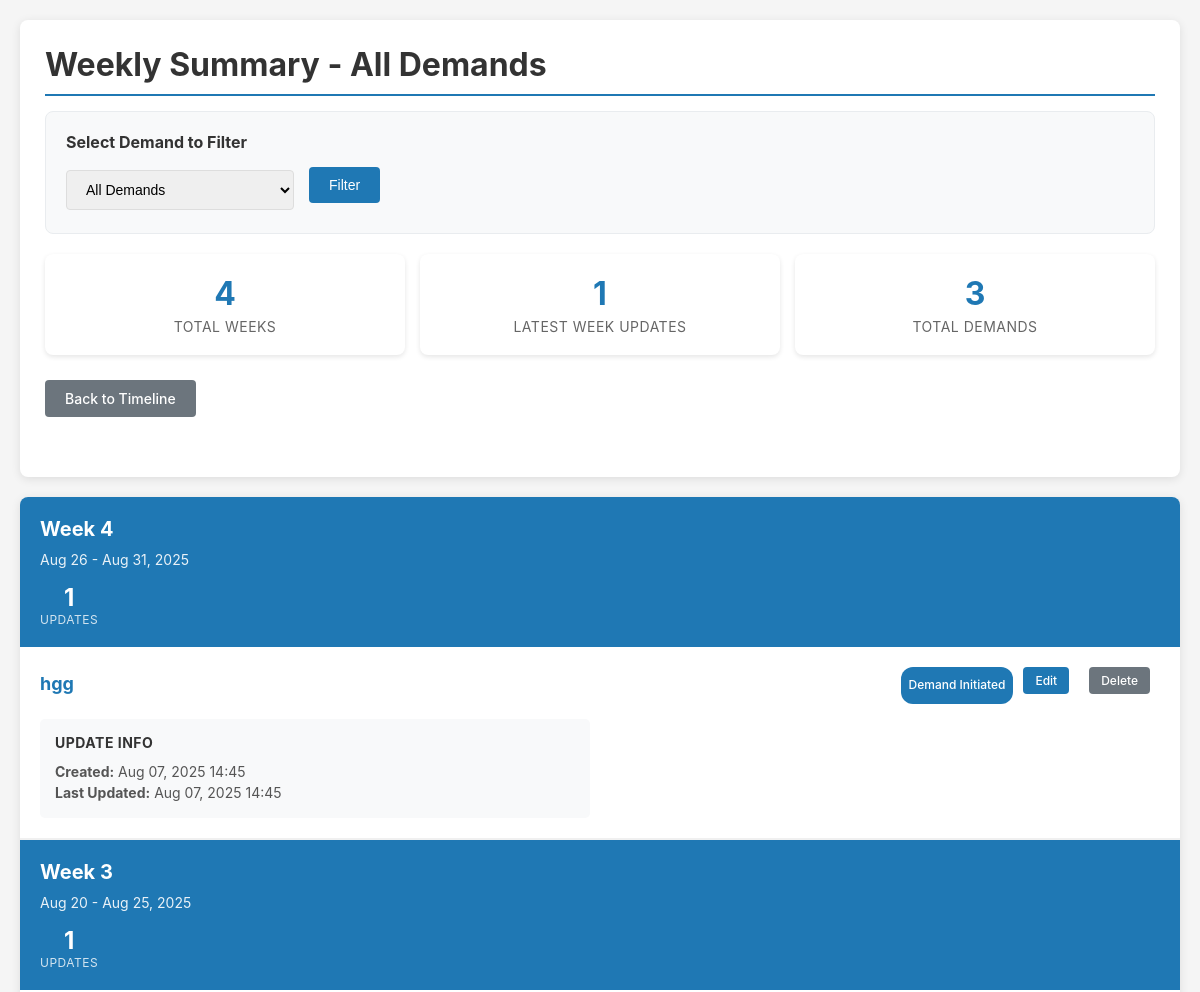
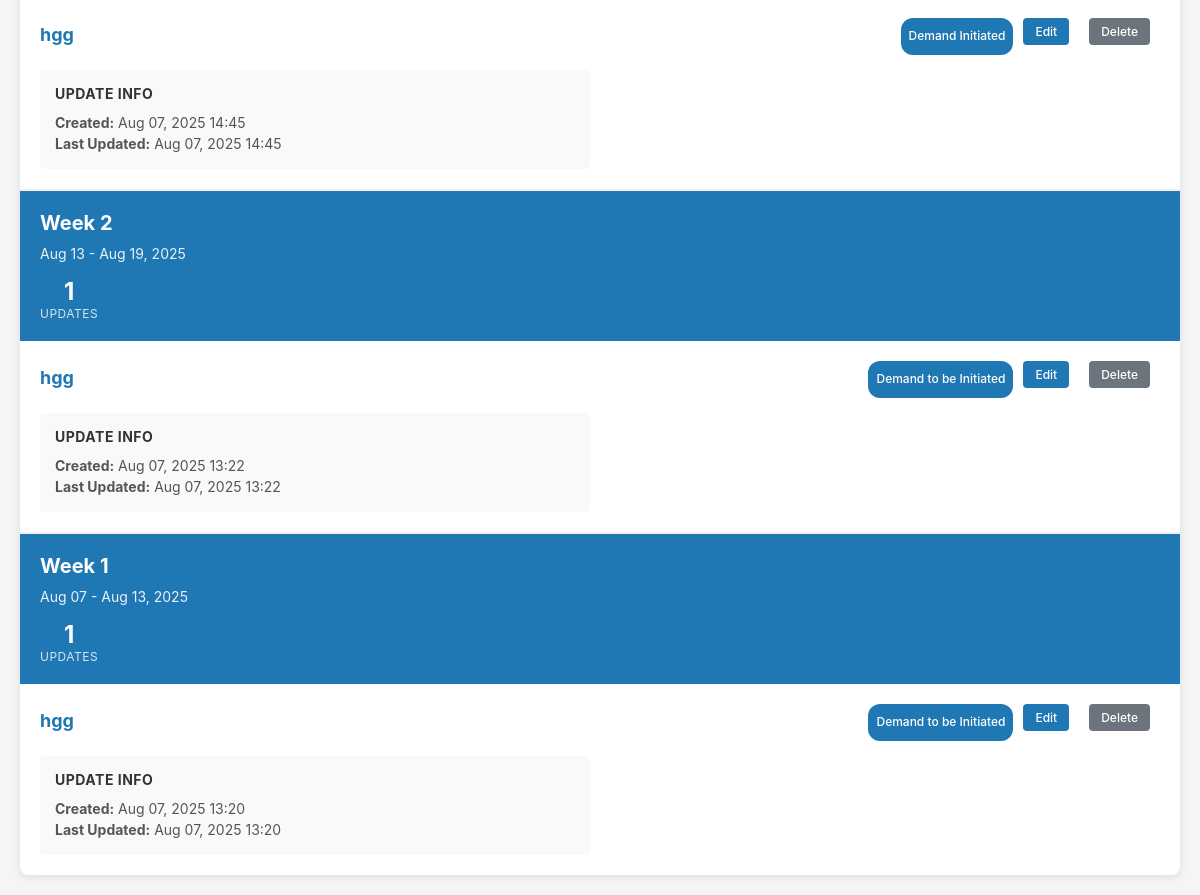
The app's page /weekly/summary/ with its own data (2 pictures, top to bottom).
### trackerapp/models.py (models this page shows, shortened)
class WeeklyUpdate(models.Model):
    demand = models.ForeignKey(Demand, on_delete=models.CASCADE, related_name='weekly_updates')
    week_number = models.IntegerField()
    week_start_date = models.DateField()
    week_end_date = models.DateField()
    current_stage = models.CharField(max_length=50, choices=Stage.choices, null=True, blank=True)
    progress_percentage = models.IntegerField(default=0)
    challenges = models.TextField(blank=True, null=True)
    achievements = models.TextField(blank=True, null=True)
    next_week_plan = models.TextField(blank=True, null=True)
    created_at = models.DateTimeField(auto_now_add=True)
    updated_at = models.DateTimeField(auto_now=True)
    class Meta:
        unique_together = ('demand', 'week_number')
        ordering = ['-week_number']

class Demand(models.Model):
    name = models.CharField(max_length=200)
    created_at = models.DateTimeField(auto_now_add=True)
    demand_ID = models.CharField(max_length=100, null=True, blank=True)
    file_type = models.CharField(max_length=100, null=True, blank=True)
    file_subtype = models.CharField(max_length=100, null=True, blank=True)
    file_detail = models.CharField(max_length=100, null=True, blank=True)
    demand_amount = models.DecimalField(max_digits=15, decimal_places=2, null=True, blank=True)
    io_name = models.CharField(max_length=200, null=True, blank=True)
    start_date = models.DateField(null=True, blank=True)
    duration_months = models.IntegerField(null=True, blank=True)
    weekly_start_date = models.DateField(null=True, blank=True)
    weekly_end_date = models.DateField(null=True, blank=True)
    selected_stages = models.JSONField(default=list, blank=True)  # Store list of selected stage names

### trackerapp/views.py (the view)
# urls.py: path('weekly/summary/', views.weekly_summary, name='weekly_summary'),
def weekly_summary(request):
    all_demands = Demand.objects.all().order_by('name')
    selected_demand_id = request.GET.get('demand_id')
    selected_demand = None
    if selected_demand_id and selected_demand_id != 'all':
        selected_demand = get_object_or_404(Demand, id=selected_demand_id)
        weekly_updates = WeeklyUpdate.objects.filter(demand=selected_demand).order_by('-week_number')
    else:
        weekly_updates = WeeklyUpdate.objects.all().order_by('-week_number')
    weekly_summaries = {}
    for update in weekly_updates:
        week_key = f"Week {update.week_number}"
        if week_key not in weekly_summaries:
            weekly_summaries[week_key] = {
                'week_number': update.week_number,
                'week_start_date': update.week_start_date,
                'week_end_date': update.week_end_date,
                'updates': [],
                'update_count': 0
            }
        weekly_summaries[week_key]['updates'].append({
            'id': update.id,
            'demand_name': update.demand.name,
            'demand_id': update.demand.id,
            'current_stage': update.get_current_stage_display() if update.current_stage else None,
            'challenges': update.challenges,
            'achievements': update.achievements,
            'created_at': update.created_at,
            'updated_at': update.updated_at
        })
        weekly_summaries[week_key]['update_count'] += 1
    weekly_summaries = dict(sorted(weekly_summaries.items(), key=lambda x: x[1]['week_number'], reverse=True))
    return render(request, 'trackerapp/weekly_summary.html', {
        'weekly_summaries': weekly_summaries,
        'all_demands': all_demands,
        'selected_demand': selected_demand,
        'selected_demand_id': selected_demand_id or 'all'
    })

### trackerapp/templates/trackerapp/weekly_summary.html (shortened to what this page needs)
<!DOCTYPE html>
<html lang="en">
<head>
</head>
<body>
    <div class="container">
        <div class="header">
            <h1>Weekly Summary - All Demands</h1>
            <div class="demand-selector">
                <h3>Select Demand to Filter</h3>
                <form method="GET" class="demand-form">
                    <select name="demand_id" class="demand-select" onchange="this.form.submit()">
                        <option value="all" {% if selected_demand_id == "all" %}selected{% endif %}>All Demands</option>
                    </select>
                    <button type="submit" class="btn btn-primary">Filter</button>
                </form>
            </div>
            <div class="summary-stats">
                <div class="stat-card">
                    <div class="stat-number">{{ weekly_summaries|length }}</div>
                    <div class="stat-label">Total Weeks</div>
                </div>
                <div class="stat-card">
                    <div class="stat-number">
                        {% if weekly_summaries %}
                        {% for week_key, week_data in weekly_summaries.items %}
                        {% if forloop.first %}
                        {{ week_data.update_count }}
                        {% endif %}
                        {% endfor %}
                        {% else %}
                        0
                        {% endif %}
                    </div>
                    <div class="stat-label">Latest Week Updates</div>
                </div>
                <div class="stat-card">
                    <div class="stat-number">{{ all_demands.count }}</div>
                    <div class="stat-label">Total Demands</div>
                </div>
            </div>
            <div class="actions">
                <a href="{% url 'demand_list' %}" class="btn btn-secondary">Back to Timeline</a>
            </div>
        </div>
        {% if weekly_summaries %}
        <div class="weekly-updates">
            {% for week_key, week_data in weekly_summaries.items %}
            <div class="week-section">
                <div class="week-header">
                    <div class="week-title">{{ week_key }}</div>
                    <div class="week-dates">
                        {{ week_data.week_start_date|date:"M d" }} - {{ week_data.week_end_date|date:"M d, Y" }}
                    </div>
                    <div class="week-stats">
                        <div class="week-stat">
                            <div class="week-stat-number">{{ week_data.update_count }}</div>
                            <div class="week-stat-label">Updates</div>
                        </div>
                    </div>
                </div>
                {% for update in week_data.updates %}
                <div class="update-card">
                    <div class="update-header">
                        <div class="demand-info">
                            <div class="demand-name">{{ update.demand_name }}</div>
                        </div>
                        <div class="update-actions">
                            {% if update.current_stage %}
                            <span class="stage-badge">{{ update.current_stage }}</span>
                            {% endif %}
                            <a href="{% url 'edit_weekly_update' update_id=update.id %}"
                                class="btn btn-primary btn-small">Edit</a>
                            <a href="javascript:void(0)" class="btn btn-secondary btn-small"
                                onclick="deleteWeeklyUpdate({{ update.id }})">Delete</a>
                        </div>
                    </div>
                    <div class="update-content">
                        <div class="content-section">
                            <h4>Update Info</h4>
                            <p><strong>Created:</strong> {{ update.created_at|date:"M d, Y H:i" }}</p>
                            {% if update.updated_at != update.created_at %}
                            <p><strong>Last Updated:</strong> {{ update.updated_at|date:"M d, Y H:i" }}</p>
                            {% endif %}
                        </div>
                    </div>
                </div>
                {% endfor %}
            </div>
            {% endfor %}
        </div>
        {% endif %}
    </div>
</body>
</html>

### trackerapp/templates/trackerapp/weekly_summary.html (style rules this page uses)
body { font-family: -apple-system, BlinkMacSystemFont, "Segoe UI", Roboto, sans-serif; margin: 0; padding: 20px; background-color: #f5f5f5; color: #333; }
.container { max-width: 1200px; margin: 0 auto; }
.header { background-color: white; padding: 25px; border-radius: 8px; box-shadow: 0 2px 10px rgba(0, 0, 0, 0.1); margin-bottom: 20px; }
h1 { color: #333; margin: 0 0 15px 0; border-bottom: 2px solid #1f78b4; padding-bottom: 10px; }
.demand-selector { background-color: #f8f9fa; padding: 20px; border-radius: 8px; margin-bottom: 20px; border: 1px solid #e9ecef; }
.demand-selector h3 { margin: 0 0 15px 0; color: #333; font-size: 16px; }
.demand-form { display: flex; gap: 15px; align-items: center; flex-wrap: wrap; }
.demand-select { padding: 10px 15px; border: 1px solid #ddd; border-radius: 4px; font-size: 14px; min-width: 200px; }
.btn { display: inline-block; padding: 10px 20px; font-size: 14px; font-weight: 500; text-decoration: none; border-radius: 4px; border: none; cursor: pointer; margin-right: 10px; margin-bottom: 10px; }
.btn-primary { background-color: #1f78b4; color: white; }
.btn-secondary { background-color: #6c757d; color: white; }
.summary-stats { display: grid; grid-template-columns: repeat(auto-fit, minmax(150px, 1fr)); gap: 15px; margin-bottom: 25px; }
.stat-card { background-color: white; padding: 20px; border-radius: 8px; text-align: center; box-shadow: 0 2px 5px rgba(0, 0, 0, 0.1); }
.stat-number { font-size: 32px; font-weight: bold; color: #1f78b4; margin-bottom: 5px; }
.stat-label { color: #666; font-size: 14px; text-transform: uppercase; letter-spacing: 0.5px; }
.actions { margin-bottom: 25px; }
.weekly-updates { background-color: white; border-radius: 8px; box-shadow: 0 2px 10px rgba(0, 0, 0, 0.1); overflow: hidden; }
.week-section { border-bottom: 2px solid #f0f0f0; }
.week-section:last-child { border-bottom: none; }
.week-header { background-color: #1f78b4; color: white; padding: 20px; }
.week-title { font-size: 20px; font-weight: bold; margin-bottom: 10px; }
.week-dates { font-size: 14px; opacity: 0.9; }
.week-stats { display: flex; gap: 30px; flex-wrap: wrap; margin-top: 15px; }
.week-stat { display: flex; flex-direction: column; align-items: center; }
.week-stat-number { font-size: 24px; font-weight: bold; }
.week-stat-label { font-size: 12px; opacity: 0.8; text-transform: uppercase; letter-spacing: 0.5px; }
.update-card { border-bottom: 1px solid #eee; padding: 20px; }
.update-card:last-child { border-bottom: none; }
.update-header { display: flex; justify-content: space-between; align-items: center; margin-bottom: 15px; }
.demand-info { flex: 1; }
.demand-name { font-size: 18px; font-weight: bold; color: #1f78b4; margin-bottom: 5px; }
.update-actions { display: flex; gap: 10px; }
.btn-small { padding: 6px 12px; font-size: 12px; }
.stage-badge { display: inline-block; background-color: #1f78b4; color: white; padding: 10px 8px; border-radius: 12px; font-size: 12px; font-weight: 500; }
.update-content { display: grid; grid-template-columns: 1fr 1fr; gap: 20px; margin-top: 15px; }
.content-section { background-color: #f8f9fa; padding: 15px; border-radius: 5px; }
.content-section h4 { margin: 0 0 10px 0; color: #333; font-size: 14px; text-transform: uppercase; letter-spacing: 0.5px; }
.content-section p { margin: 0; font-size: 14px; line-height: 1.5; color: #555; }

### records on screen
WeeklyUpdate: week_start_date "Aug 26", week_end_date "Aug 31, 2025", created_at "Aug 07, 2025 14:45", updated_at "Aug 07, 2025 14:45"
Demand: demand_name "hgg" "hgg" "hgg" "hgg"
WeeklyUpdate: week_start_date "Aug 20", week_end_date "Aug 25, 2025", created_at "Aug 07, 2025 14:45", updated_at "Aug 07, 2025 14:45"
WeeklyUpdate: week_start_date "Aug 13", week_end_date "Aug 19, 2025", created_at "Aug 07, 2025 13:22", updated_at "Aug 07, 2025 13:22"
WeeklyUpdate: week_start_date "Aug 07", week_end_date "Aug 13, 2025", created_at "Aug 07, 2025 13:20", updated_at "Aug 07, 2025 13:20"

### other values on screen
{{ weekly_summaries|length }} "4"
{{ week_data.update_count }} "1"
{{ all_demands.count }} "3"
{{ week_key }} "Week 4" "Week 3" "Week 2" "Week 1"
{{ week_data.update_count }} "1" "1" "1" "1"
{{ update.current_stage }} "Demand Initiated" "Demand Initiated" "Demand to be Initiated" "Demand to be Initiated"
